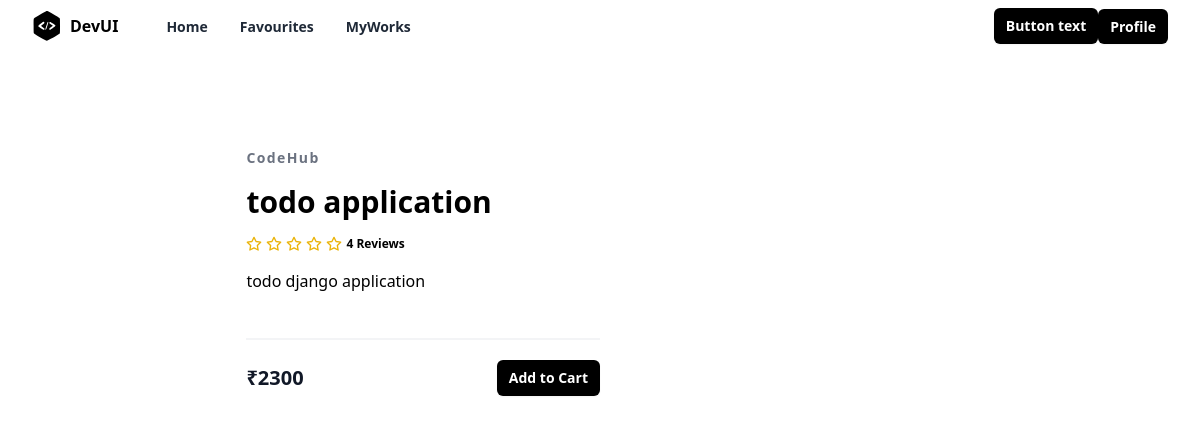
The app's page /project/3/ with its own data.
### store/models.py (models this page shows, shortened)
class Project(models.Model):
    title=models.CharField(max_length=200)
    description=models.TextField()
    tag_objects=models.ManyToManyField(Tag)
    owner=models.ForeignKey(User,on_delete=models.CASCADE,related_name="projects")
    thumbnail=EmbedVideoField()
    price=models.PositiveIntegerField()
    files=models.FileField(upload_to="projects",null=True)
    created_date=models.DateTimeField(auto_now_add=True)
    updated_date=models.DateTimeField(auto_now=True)
    is_active=models.BooleanField(default=True)

### store/views.py (the view)
# urls.py: path("project/<int:pk>/",views.ProjectDetailView.as_view(),name="project-detail"),
class ProjectDetailView(DetailView):
    template_name="store/project_detail.html"
    context_object_name="project"
    model=Project

### store/templates/store/project_detail.html (shortened to what this page needs)
{%extends 'store/base.html'%}
{% load embed_video_tags %}
{%block main_block%}
<section class="overflow-hidden">
    <div class="mx-auto max-w-5xl px-5 py-24">
      <div class="mx-auto flex flex-wrap items-center lg:w-4/5">
        <div class="mt-6 w-full lg:mt-0 lg:w-1/2 lg:pl-10">
          <h2 class="text-sm font-semibold tracking-widest text-gray-500">
            CodeHub
          </h2>
          <h1 class="my-4 text-3xl font-semibold text-black">{{project.title}}</h1>
          <div class="my-4 flex items-center">
            <span class="flex items-center space-x-1">
              <span class="ml-3 inline-block text-xs font-semibold">
                4 Reviews
              </span>
            </span>
          </div>
          <p class="leading-relaxed">
           {{project.description}}
          </p>
          <div class="mb-5 mt-6 flex items-center border-b-2 border-gray-100 pb-5">
          </div>
          <div class="flex items-center justify-between">
            <span class="title-font text-xl font-bold text-gray-900">
              ₹{{project.price}}
            </span>
            <a
            href="{%url 'addto-wishlist' project.id%}"
              type="button"
              class="rounded-md bg-black px-3 py-2 text-sm font-semibold text-white shadow-sm hover:bg-black/80 focus-visible:outline focus-visible:outline-2 focus-visible:outline-offset-2 focus-visible:outline-black"
            >
              Add to Cart
            </a>
          </div>
        </div>
      </div>
    </div>
  </section>
{%endblock%}

### records on screen
Project: title "todo application", description "todo django application", price "2300"
